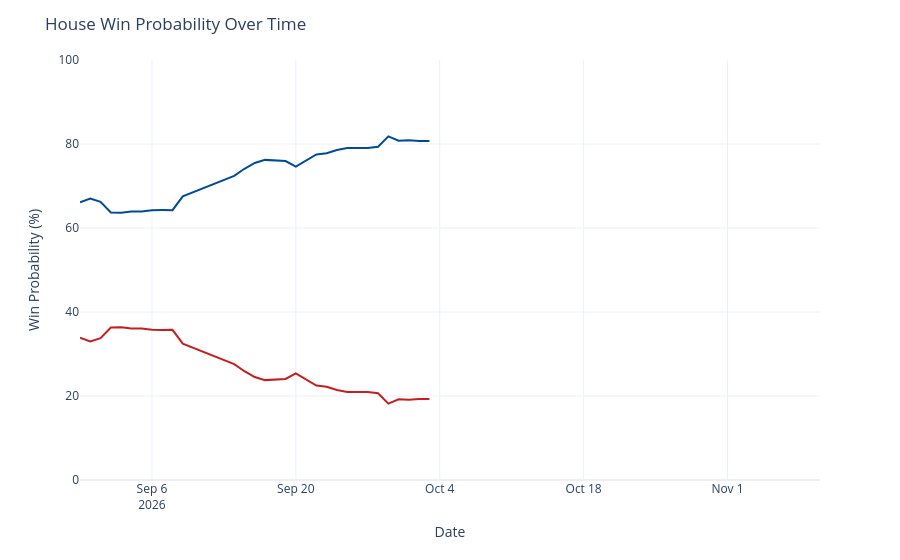

Notebook code for this chart:
### Code cell
chance_over_time = output_ts[(output_ts['geo'] == 'US House') &
                             (output_ts['type'] == 'chance')]
chance_over_time['rep_chance'] = chance_over_time['y'].map(lambda x: 100 - x)
chance_over_time = chance_over_time.rename({'y': 'Democrats', 'rep_chance': 'Republicans'}, axis=1)
chance_time_ser = px.line(chance_over_time, x='date', y=['Democrats', 'Republicans'], template='plotly_white',
                         color_discrete_map={'Democrats': '#004b97', 'Republicans': '#c71e1d'},)
chance_time_ser.update_traces(hovertemplate="%{y:.1f}%")
chance_time_ser.update_layout(
    xaxis=dict(range=[pd.to_datetime('2026-08-30'), pd.to_datetime('2026-11-10')]),
    yaxis=dict(range=[0, 100]),
    xaxis_title='Date',
    yaxis_title='Win Probability (%)',
    title=dict(text="House Win Probability Over Time"),
    hovermode="x",
    showlegend=False
)
chance_time_ser

### Figure 1 — Plotly figure (JSON) as saved in the notebook; plotly's stock layout.template omitted (floating-point values rounded to 4 significant figures)
{"data": [{"hovertemplate": "%{y:.1f}%", "legendgroup": "Democrats", "line": {"color": "#004b97", "dash": "solid"}, "marker": {"symbol": "circle"}, "mode": "lines", "name": "Democrats", "orientation": "v", "showlegend": true, "type": "scatter", "x": ["2026-08-30", "2026-08-31", "2026-09-01", "2026-09-02", "2026-09-03", "2026-09-04", "2026-09-05", "2026-09-06", "2026-09-07", "2026-09-08", "2026-09-09", "2026-09-14", "2026-09-15", "2026-09-16", "2026-09-17", "2026-09-18", "2026-09-19", "2026-09-20", "2026-09-21", "2026-09-22", "2026-09-23", "2026-09-24", "2026-09-25", "2026-09-26", "2026-09-27", "2026-09-28", "2026-09-29", "2026-09-30", "2026-10-01", "2026-10-02", "2026-10-03"], "xaxis": "x", "y": [66.12, 67.02, 66.25, 63.69, 63.65, 63.91, 63.91, 64.23, 64.27, 64.25, 67.54, 72.39, 74.1, 75.49, 76.22, 76.08, 75.94, 74.59, 76.12, 77.51, 77.78, 78.58, 79.05, 79.05, 79.05, 79.34, 81.82, 80.78, 80.9, 80.69, 80.7], "yaxis": "y"}, {"hovertemplate": "%{y:.1f}%", "legendgroup": "Republicans", "line": {"color": "#c71e1d", "dash": "solid"}, "marker": {"symbol": "circle"}, "mode": "lines", "name": "Republicans", "orientation": "v", "showlegend": true, "type": "scatter", "x": ["2026-08-30", "2026-08-31", "2026-09-01", "2026-09-02", "2026-09-03", "2026-09-04", "2026-09-05", "2026-09-06", "2026-09-07", "2026-09-08", "2026-09-09", "2026-09-14", "2026-09-15", "2026-09-16", "2026-09-17", "2026-09-18", "2026-09-19", "2026-09-20", "2026-09-21", "2026-09-22", "2026-09-23", "2026-09-24", "2026-09-25", "2026-09-26", "2026-09-27", "2026-09-28", "2026-09-29", "2026-09-30", "2026-10-01", "2026-10-02", "2026-10-03"], "xaxis": "x", "y": [33.88, 32.98, 33.75, 36.31, 36.35, 36.09, 36.09, 35.77, 35.73, 35.75, 32.46, 27.61, 25.9, 24.51, 23.78, 23.92, 24.06, 25.41, 23.88, 22.49, 22.22, 21.42, 20.95, 20.95, 20.95, 20.66, 18.18, 19.22, 19.1, 19.31, 19.3], "yaxis": "y"}], "layout": {"hovermode": "x", "legend": {"title": {"text": "variable"}, "tracegroupgap": 0}, "margin": {"t": 60}, "showlegend": false, "title": {"text": "House Win Probability Over Time"}, "xaxis": {"anchor": "y", "domain": [0, 1], "range": ["2026-08-30T00:00:00", "2026-11-10T00:00:00"], "title": {"text": "Date"}}, "yaxis": {"anchor": "x", "domain": [0, 1], "range": [0, 100], "title": {"text": "Win Probability (%)"}}}}
